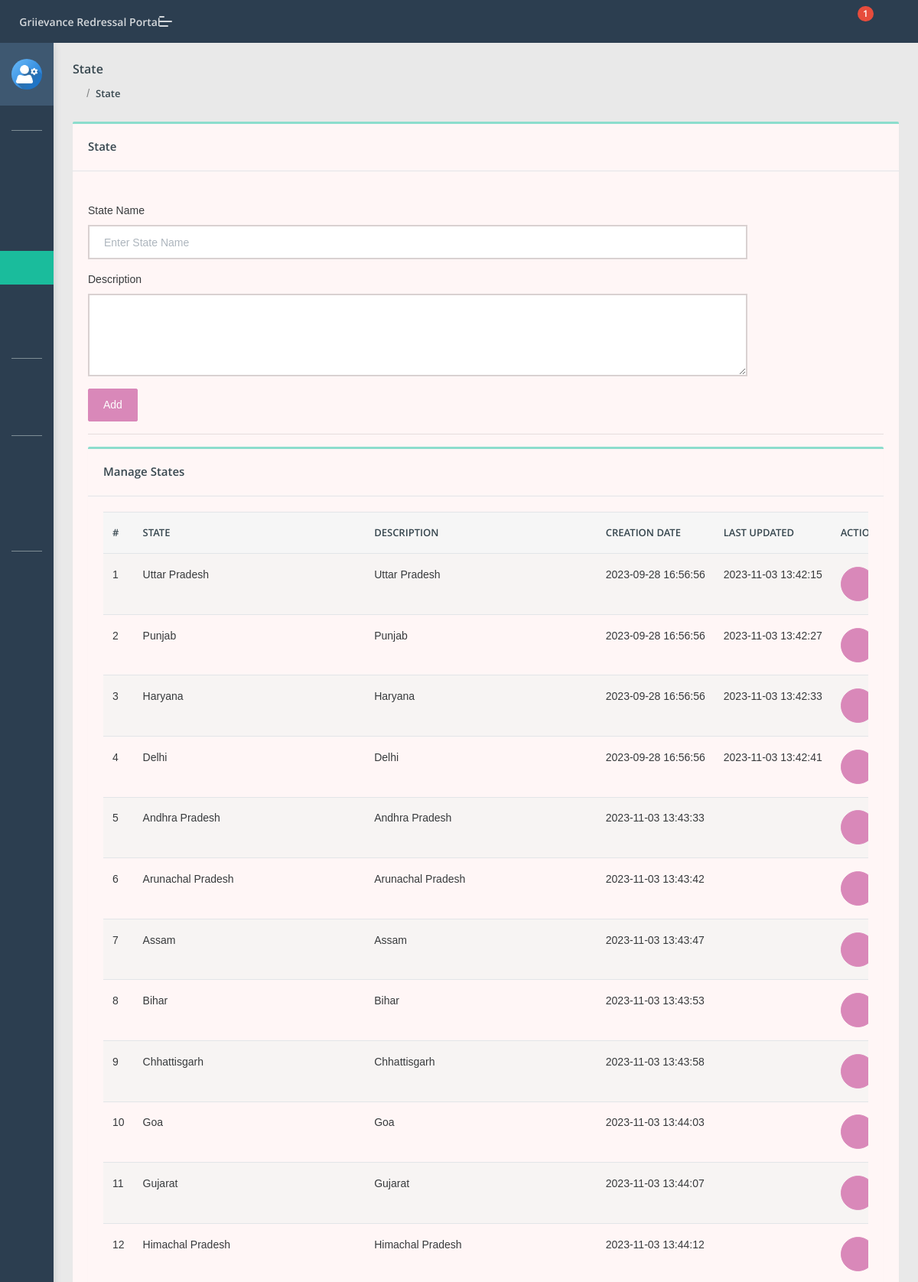
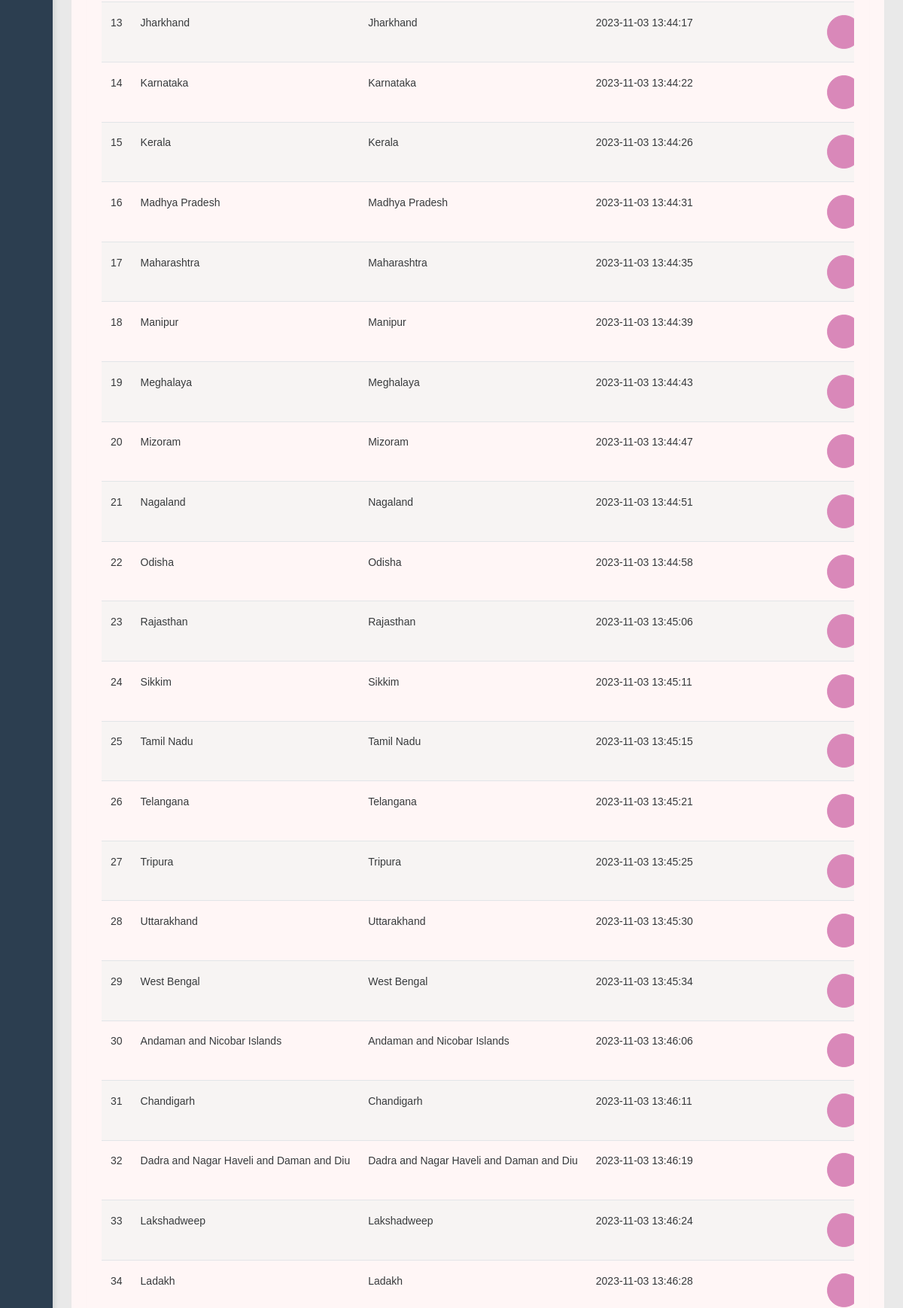
Page /cms/admin/state.php (signed in, upper part) on the committed database (2 pictures, top to bottom).
### tables this page shows
CREATE TABLE `state` (
  `id` int(11) NOT NULL,
  `stateName` varchar(255) DEFAULT NULL,
  `stateDescription` tinytext DEFAULT NULL,
  `postingDate` timestamp NULL DEFAULT current_timestamp(),
  `updationDate` timestamp NULL DEFAULT NULL ON UPDATE current_timestamp()
);

### cms/admin/state.php (the view, shortened to what this page needs)
<?php
include('include/config.php');
if(strlen($_SESSION['aid'])==0)
    {
header('location:index.php');
}
else{
?>
<!DOCTYPE html>
<html lang="en">
<head>
    <link rel="stylesheet" href="assets/css/style.css">
</head>
<body class="">
	<?php include('include/sidebar.php');?>
	<?php include('include/header.php');?>
<section class="pcoded-main-container">
    <div class="pcoded-content">
        <div class="page-header">
            <div class="page-block">
                <div class="row align-items-center">
                    <div class="col-md-12">
                        <div class="page-header-title">
                            <h5 class="m-b-10">State</h5>
                        </div>
                        <ul class="breadcrumb">
                            <li class="breadcrumb-item"><a href="dashboard.php"><i class="feather icon-home"></i></a></li>
                            <li class="breadcrumb-item"><a href="state.php">State</a></li>
                        </ul>
                    </div>
                </div>
            </div>
        </div>
        <div class="row">
            <div class="col-sm-12">
                <div class="card">
                    <div class="card-header">
                        <h5>State</h5>
                    </div>
                    <div class="card-body">
                        <div class="row">
                            <div class="col-md-10">
                                    <br />
                                <form method="post" name="Category">
                                    <div class="form-group">
                                        <label for="exampleInputEmail1">State Name</label>
                                       <input type="text" placeholder="Enter State Name"  name="state" class="form-control" required>
                                    </div>
                                      <div class="form-group">
                                        <label for="exampleInputEmail1">Description</label>
                                       <textarea class="form-control" name="description" rows="4"></textarea>
                                    </div>
                                    <button type="submit" class="btn  btn-primary" name="submit">Add</button>
                                </form>
                            </div>
                        </div>
                     <hr>
                      <div class="row">
                            <div class="col-xl-12">
                <div class="card">
                    <div class="card-header">
                        <h5>Manage States</h5>
                    </div>
                    <div class="card-body table-border-style">
                        <div class="table-responsive">
                            <table class="table table-striped">
                                <thead>
                                    <tr>
                                            <th>#</th>
                                            <th>State</th>
                                            <th>Description</th>
                                            <th>Creation date</th>
                                            <th>Last Updated</th>
                                            <th>Action</th>
                                        </tr>
                                </thead>
                                <tbody>
                                    <?php $query=mysqli_query($con,"select * from state");
$cnt=1;
while($row=mysqli_fetch_array($query))
{
?>
                                        <tr>
                                            <td><?php echo htmlentities($cnt);?></td>
                                            <td><?php echo htmlentities($row['stateName']);?></td>
                                            <td><?php echo htmlentities($row['stateDescription']);?></td>
                                            <td><?php echo htmlentities($row['postingDate']);?></td>
                                            <td> <?php echo htmlentities($row['updationDate']);?></td>
                                            <td>
                                            <a href="edit-state.php?id=<?php echo $row['id']?>" class="btn  btn-icon btn-primary"><i class="feather icon-edit"></i></a>
                                            <a href="state.php?id=<?php echo $row['id']?>&del=delete" class="btn  btn-icon btn-danger" onClick="return confirm('Are you sure you want to delete?')"><i class="feather icon-delete"></i></a></td>
                                        </tr>
                                        <?php $cnt=$cnt+1; } ?>
                                </tbody>
                            </table>
                        </div>
                    </div>
                </div>
            </div>
                        </div>
                    </div>
                </div>
            </div>
        </div>
    </div>
</section>
</body>
</html>
<?php } ?>

### rows in the picture
state: stateName "Uttar Pradesh", stateDescription "Uttar Pradesh", postingDate "2023-09-28 16:56:56", updationDate "2023-11-03 13:42:15"
state: stateName "Punjab", stateDescription "Punjab", postingDate "2023-09-28 16:56:56", updationDate "2023-11-03 13:42:27"
state: stateName "Haryana", stateDescription "Haryana", postingDate "2023-09-28 16:56:56", updationDate "2023-11-03 13:42:33"
state: stateName "Delhi", stateDescription "Delhi", postingDate "2023-09-28 16:56:56", updationDate "2023-11-03 13:42:41"
state: stateName "Andhra Pradesh", stateDescription "Andhra Pradesh", postingDate "2023-11-03 13:43:33"
state: stateName "Arunachal Pradesh", stateDescription "Arunachal Pradesh", postingDate "2023-11-03 13:43:42"
state: stateName "Assam", stateDescription "Assam", postingDate "2023-11-03 13:43:47"
state: stateName "Bihar", stateDescription "Bihar", postingDate "2023-11-03 13:43:53"
state: stateName "Chhattisgarh", stateDescription "Chhattisgarh", postingDate "2023-11-03 13:43:58"
state: stateName "Goa", stateDescription "Goa", postingDate "2023-11-03 13:44:03"
state: stateName "Gujarat", stateDescription "Gujarat", postingDate "2023-11-03 13:44:07"
state: stateName "Himachal Pradesh", stateDescription "Himachal Pradesh", postingDate "2023-11-03 13:44:12"
state: stateName "Jharkhand", stateDescription "Jharkhand", postingDate "2023-11-03 13:44:17"
state: stateName "Karnataka", stateDescription "Karnataka", postingDate "2023-11-03 13:44:22"
state: stateName "Kerala", stateDescription "Kerala", postingDate "2023-11-03 13:44:26"
state: stateName "Madhya Pradesh", stateDescription "Madhya Pradesh", postingDate "2023-11-03 13:44:31"
state: stateName "Maharashtra", stateDescription "Maharashtra", postingDate "2023-11-03 13:44:35"
state: stateName "Manipur", stateDescription "Manipur", postingDate "2023-11-03 13:44:39"
state: stateName "Meghalaya", stateDescription "Meghalaya", postingDate "2023-11-03 13:44:43"
state: stateName "Mizoram", stateDescription "Mizoram", postingDate "2023-11-03 13:44:47"
state: stateName "Nagaland", stateDescription "Nagaland", postingDate "2023-11-03 13:44:51"
state: stateName "Odisha", stateDescription "Odisha", postingDate "2023-11-03 13:44:58"
state: stateName "Rajasthan", stateDescription "Rajasthan", postingDate "2023-11-03 13:45:06"
state: stateName "Sikkim", stateDescription "Sikkim", postingDate "2023-11-03 13:45:11"
state: stateName "Tamil Nadu", stateDescription "Tamil Nadu", postingDate "2023-11-03 13:45:15"
state: stateName "Telangana", stateDescription "Telangana", postingDate "2023-11-03 13:45:21"
state: stateName "Tripura", stateDescription "Tripura", postingDate "2023-11-03 13:45:25"
state: stateName "Uttarakhand", stateDescription "Uttarakhand", postingDate "2023-11-03 13:45:30"
state: stateName "West Bengal", stateDescription "West Bengal", postingDate "2023-11-03 13:45:34"
state: stateName "Andaman and Nicobar Islands", stateDescription "Andaman and Nicobar Islands", postingDate "2023-11-03 13:46:06"
state: stateName "Chandigarh", stateDescription "Chandigarh", postingDate "2023-11-03 13:46:11"
state: stateName "Dadra and Nagar Haveli and Daman and Diu", stateDescription "Dadra and Nagar Haveli and Daman and Diu", postingDate "2023-11-03 13:46:19"
state: stateName "Lakshadweep", stateDescription "Lakshadweep", postingDate "2023-11-03 13:46:24"
state: stateName "Ladakh", stateDescription "Ladakh", postingDate "2023-11-03 13:46:28"

### other values in the picture
$num1 "1"
